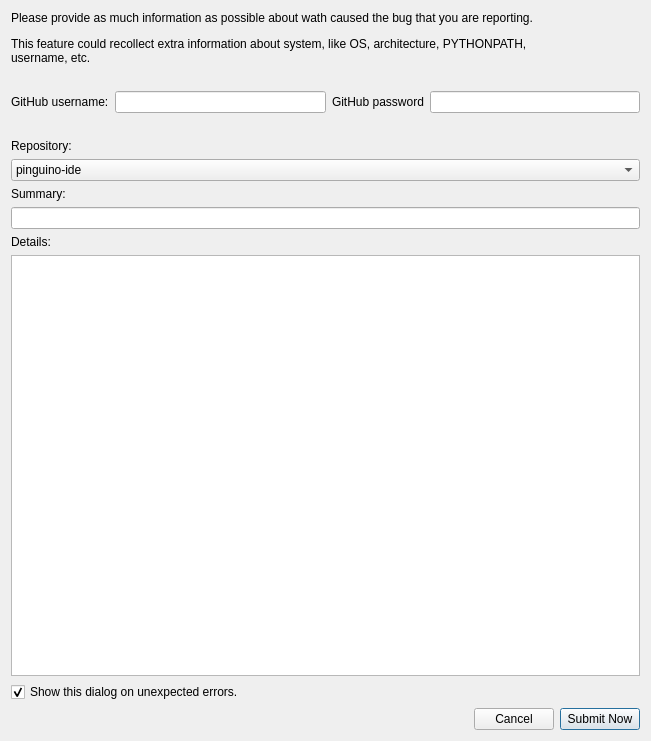
<?xml version="1.0" encoding="UTF-8"?>
<ui version="4.0">
 <class>SubmitBug</class>
 <widget class="QDialog" name="SubmitBug">
  <property name="geometry">
   <rect>
    <x>0</x>
    <y>0</y>
    <width>651</width>
    <height>741</height>
   </rect>
  </property>
  <property name="windowTitle">
   <string>Submit Bug</string>
  </property>
  <layout class="QGridLayout" name="gridLayout">
   <item row="0" column="0">
    <widget class="QLabel" name="label">
     <property name="text">
      <string>&lt;html&gt;&lt;head/&gt;&lt;body&gt;
&lt;p&gt;Please provide as much information as possible about wath caused the bug that you are reporting.&lt;/p&gt;
&lt;p&gt;This feature could recollect extra information about system, like OS, architecture, PYTHONPATH,&lt;br&gt;username, etc.&lt;/p&gt;&lt;/body&gt;&lt;/html&gt;</string>
     </property>
    </widget>
   </item>
   <item row="2" column="0">
    <layout class="QHBoxLayout" name="horizontalLayout_2">
     <item>
      <widget class="QLabel" name="label_4">
       <property name="text">
        <string>GitHub username:</string>
       </property>
      </widget>
     </item>
     <item>
      <widget class="QLineEdit" name="lineEdit_username"/>
     </item>
     <item>
      <widget class="QLabel" name="label_5">
       <property name="text">
        <string>GitHub password</string>
       </property>
      </widget>
     </item>
     <item>
      <widget class="QLineEdit" name="lineEdit_password">
       <property name="echoMode">
        <enum>QLineEdit::Password</enum>
       </property>
      </widget>
     </item>
    </layout>
   </item>
   <item row="4" column="0">
    <layout class="QVBoxLayout" name="verticalLayout_3">
     <item>
      <widget class="QLabel" name="label_6">
       <property name="text">
        <string>Repository:</string>
       </property>
      </widget>
     </item>
     <item>
      <widget class="QComboBox" name="comboBox_repo">
       <item>
        <property name="text">
         <string>pinguino-ide</string>
        </property>
       </item>
       <item>
        <property name="text">
         <string>pinguino-bootloaders</string>
        </property>
       </item>
       <item>
        <property name="text">
         <string>pinguino-libraries</string>
        </property>
       </item>
       <item>
        <property name="text">
         <string>pinguino-compilers</string>
        </property>
       </item>
      </widget>
     </item>
    </layout>
   </item>
   <item row="5" column="0">
    <layout class="QVBoxLayout" name="verticalLayout">
     <item>
      <widget class="QLabel" name="label_2">
       <property name="text">
        <string>Summary:</string>
       </property>
      </widget>
     </item>
     <item>
      <widget class="QLineEdit" name="lineEdit_summary"/>
     </item>
    </layout>
   </item>
   <item row="6" column="0">
    <layout class="QVBoxLayout" name="verticalLayout_2">
     <item>
      <widget class="QLabel" name="label_3">
       <property name="text">
        <string>Details:</string>
       </property>
      </widget>
     </item>
     <item>
      <widget class="QPlainTextEdit" name="plainTextEdit_details"/>
     </item>
    </layout>
   </item>
   <item row="7" column="0">
    <widget class="QCheckBox" name="checkBox_show_this_dialog">
     <property name="text">
      <string>Show this dialog on unexpected errors.</string>
     </property>
     <property name="checked">
      <bool>true</bool>
     </property>
    </widget>
   </item>
   <item row="8" column="0">
    <layout class="QHBoxLayout" name="horizontalLayout">
     <item>
      <spacer name="horizontalSpacer">
       <property name="orientation">
        <enum>Qt::Horizontal</enum>
       </property>
       <property name="sizeHint" stdset="0">
        <size>
         <width>40</width>
         <height>20</height>
        </size>
       </property>
      </spacer>
     </item>
     <item>
      <widget class="QPushButton" name="pushButton_cancel">
       <property name="text">
        <string>Cancel</string>
       </property>
      </widget>
     </item>
     <item>
      <widget class="QPushButton" name="pushButton_submit">
       <property name="text">
        <string>Submit Now</string>
       </property>
       <property name="default">
        <bool>true</bool>
       </property>
       <property name="flat">
        <bool>false</bool>
       </property>
      </widget>
     </item>
    </layout>
   </item>
   <item row="3" column="0">
    <spacer name="verticalSpacer_2">
     <property name="orientation">
      <enum>Qt::Vertical</enum>
     </property>
     <property name="sizeType">
      <enum>QSizePolicy::Fixed</enum>
     </property>
     <property name="sizeHint" stdset="0">
      <size>
       <width>20</width>
       <height>20</height>
      </size>
     </property>
    </spacer>
   </item>
   <item row="1" column="0">
    <spacer name="verticalSpacer">
     <property name="orientation">
      <enum>Qt::Vertical</enum>
     </property>
     <property name="sizeType">
      <enum>QSizePolicy::Fixed</enum>
     </property>
     <property name="sizeHint" stdset="0">
      <size>
       <width>20</width>
       <height>20</height>
      </size>
     </property>
    </spacer>
   </item>
  </layout>
 </widget>
 <resources/>
 <connections/>
</ui>
